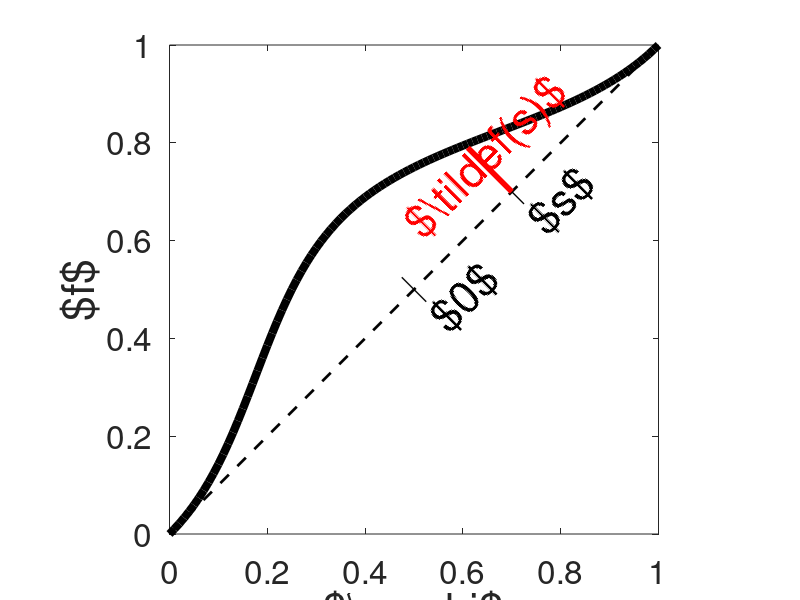

Write MATLAB code to recreate this figure.
clear; clf;
phi=[0:100]/100;
tau_m=2; 
I=0.13;
dv=0.1;

f=atan(tan(pi*(phi)-pi/2)+dv/sqrt(tau_m*I-1/4))/pi+1/2;

subplot(111);
plot(phi,f,'-k','Linewidth',6);
set(gca,'Fontsize',24);
xlabel('$\varphi$','Fontsize',32);
ylabel('$f$','Fontsize',32);
axis([0,1,0,1]); 
axis('square');
hold on;
plot([0,1],[0,1],'--k','Linewidth',2);

epsilon=0.025;
plot([0.5-epsilon,0.5+epsilon],[0.5+epsilon,0.5-epsilon],'-k','Linewidth',1);
plot([0.7-epsilon,0.7+epsilon],[0.7+epsilon,0.7-epsilon],'-k','Linewidth',1);
h=text(0.55,0.43,'$0$','Fontsize',32); set(h,'Rotation',45);
h=text(0.75,0.63,'$s$','Fontsize',32); set(h,'Rotation',45);
delta=0.09;
plot([0.7,0.7-delta],[0.7,0.7+delta],'-r','Linewidth',4);
text(0.5,0.62,'$\tilde{f}(s)$','Color','red','Rotation',45,'Fontsize',32);
hold off;
shg;
